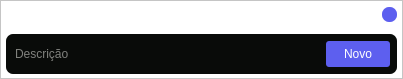
<?xml version="1.0" encoding="UTF-8"?>
<ui version="4.0">
 <class>MainWindow</class>
 <widget class="QMainWindow" name="MainWindow">
  <property name="geometry">
   <rect>
    <x>0</x>
    <y>0</y>
    <width>403</width>
    <height>79</height>
   </rect>
  </property>
  <property name="minimumSize">
   <size>
    <width>403</width>
    <height>79</height>
   </size>
  </property>
  <property name="maximumSize">
   <size>
    <width>403</width>
    <height>79</height>
   </size>
  </property>
  <property name="windowTitle">
   <string>MainWindow</string>
  </property>
  <property name="styleSheet">
   <string notr="true">background-color: rgba(255, 255, 255,0);</string>
  </property>
  <widget class="QWidget" name="centralwidget">
   <widget class="QFrame" name="frame">
    <property name="geometry">
     <rect>
      <x>0</x>
      <y>0</y>
      <width>403</width>
      <height>79</height>
     </rect>
    </property>
    <property name="styleSheet">
     <string notr="true">background-color: rgb(255, 255, 255);</string>
    </property>
    <property name="frameShape">
     <enum>QFrame::StyledPanel</enum>
    </property>
    <property name="frameShadow">
     <enum>QFrame::Raised</enum>
    </property>
    <widget class="QLineEdit" name="lineEdit_2">
     <property name="geometry">
      <rect>
       <x>6</x>
       <y>34</y>
       <width>391</width>
       <height>40</height>
      </rect>
     </property>
     <property name="styleSheet">
      <string notr="true">QLineEdit{
	background-color: rgb(9, 11, 9);
	border-radius: 7px;
	color: rgb(247, 247, 242);
	font: 63 22pt &quot;Bahnschrift SemiBold Condensed&quot;;
	padding-left: 7px;
}
QLineEdit:focus{
	border: 20px;
    border-color:  rgb(93, 95, 239);
	
	
	background-color: rgb(28, 34, 47);
}</string>
     </property>
     <property name="placeholderText">
      <string>Descrição</string>
     </property>
    </widget>
    <widget class="QPushButton" name="pushButton_3">
     <property name="geometry">
      <rect>
       <x>382</x>
       <y>7</y>
       <width>15</width>
       <height>15</height>
      </rect>
     </property>
     <property name="styleSheet">
      <string notr="true">background-color: rgb(93, 95, 239);
border-radius: 7px;</string>
     </property>
     <property name="text">
      <string/>
     </property>
    </widget>
    <widget class="QPushButton" name="pushButton">
     <property name="geometry">
      <rect>
       <x>326</x>
       <y>41</y>
       <width>64</width>
       <height>26</height>
      </rect>
     </property>
     <property name="styleSheet">
      <string notr="true">background-color: rgb(93, 95, 239);
border-radius: 3px;
font: 63 18pt &quot;Bahnschrift SemiBold SemiConden&quot;;
color: rgb(255, 255, 255);</string>
     </property>
     <property name="text">
      <string>Novo</string>
     </property>
    </widget>
   </widget>
  </widget>
  <widget class="QMenuBar" name="menubar">
   <property name="geometry">
    <rect>
     <x>0</x>
     <y>0</y>
     <width>403</width>
     <height>21</height>
    </rect>
   </property>
  </widget>
 </widget>
 <resources/>
 <connections/>
</ui>
